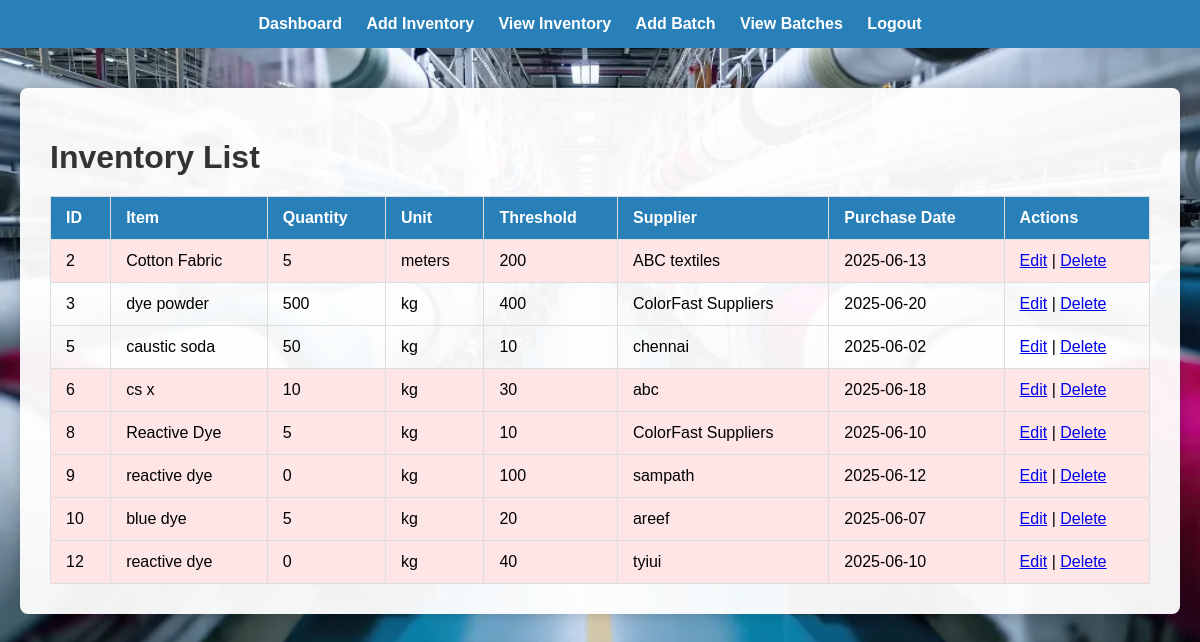
The app's page /view_inventory with its own data.
### tables this page shows
CREATE TABLE inventory (
            id INTEGER PRIMARY KEY AUTOINCREMENT,
            item_name TEXT NOT NULL,
            quantity INTEGER NOT NULL,
            threshold INTEGER NOT NULL,
            unit TEXT,
            supplier_name TEXT,
            purchase_date TEXT
        );

### app.py (the view)
@app.route('/view_inventory')
def view_inventory():
    conn = sqlite3.connect('textile.db')
    conn.row_factory = sqlite3.Row
    cur = conn.cursor()
    cur.execute("SELECT * FROM inventory")
    items = cur.fetchall()
    conn.close()
    return render_template('view_inventory.html', items=items)

### templates/view_inventory.html (shortened to what this page needs)
<!DOCTYPE html>
<html>
<head>
</head>
<body>
    <nav>
        <a href="{{ url_for('dashboard') }}">Dashboard</a>
        <a href="{{ url_for('add_inventory') }}">Add Inventory</a>
        <a href="{{ url_for('view_inventory') }}">View Inventory</a>
        <a href="{{ url_for('add_batch') }}">Add Batch</a>
        <a href="{{ url_for('view_batches') }}">View Batches</a>
        <a href="{{ url_for('logout') }}">Logout</a>
    </nav>
    <div class="container">
        <h1>Inventory List</h1>
        <table>
            <thead>
                <tr>
                    <th>ID</th>
                    <th>Item</th>
                    <th>Quantity</th>
                    <th>Unit</th>
                    <th>Threshold</th>
                    <th>Supplier</th>
                    <th>Purchase Date</th>
                    <th>Actions</th>
                </tr>
            </thead>
            <tbody>
                {% for item in items %}
                <tr class="{% if item['quantity'] <= item['threshold'] %}low-stock{% endif %}">
                    <td>{{ item['id'] }}</td>
                    <td>{{ item['item_name'] }}</td>
                    <td>{{ item['quantity'] }}</td>
                    <td>{{ item['unit'] }}</td>
                    <td>{{ item['threshold'] }}</td>
                    <td>{{ item['supplier_name'] or 'N/A' }}</td>
                    <td>{{ item['purchase_date'] or 'N/A' }}</td>
                    <td>
                        <a href="{{ url_for('edit_inventory', id=item['id']) }}">Edit</a> |
                        <a href="{{ url_for('delete_inventory', id=item['id']) }}" onclick="return confirm('Are you sure you want to delete this item?');">Delete</a>
                    </td>
                </tr>
                {% else %}
                <tr>
                    <td colspan="8" style="text-align:center;">No items found.</td>
                </tr>
                {% endfor %}
            </tbody>
        </table>
    </div>
</body>
</html>

### templates/view_inventory.html (style rules this page uses)
body { font-family: Arial, sans-serif; background-image: url('/static/image/cotton_background.jpg'); background-size: cover; background-position: center; margin: 0; }
nav { background-color: #2980b9; padding: 15px; text-align: center; }
nav a { color: white; margin-right: 20px; text-decoration: none; font-weight: bold; }
.container { background-color: rgba(255, 255, 255, 0.95); max-width: 1100px; margin: 40px auto; padding: 30px; border-radius: 8px; box-shadow: 0 0 15px rgba(0, 0, 0, 0.2); }
h1 { margin-bottom: 20px; color: #333; }
table { width: 100%; border-collapse: collapse; }
th, td { padding: 12px 15px; border: 1px solid #ddd; text-align: left; }
th { background-color: #2980b9; color: white; }
tr.low-stock { background-color: #ffe6e6; }

### records on screen
inventory: id "2", item_name "Cotton Fabric", quantity "5", unit "meters", threshold "200", supplier_name "ABC textiles", purchase_date "2025-06-13"
inventory: id "3", item_name "dye powder", quantity "500", unit "kg", threshold "400", supplier_name "ColorFast Suppliers", purchase_date "2025-06-20"
inventory: id "5", item_name "caustic soda", quantity "50", unit "kg", threshold "10", supplier_name "chennai", purchase_date "2025-06-02"
inventory: id "6", item_name "cs x", quantity "10", unit "kg", threshold "30", supplier_name "abc", purchase_date "2025-06-18"
inventory: id "8", item_name "Reactive Dye", quantity "5", unit "kg", threshold "10", supplier_name "ColorFast Suppliers", purchase_date "2025-06-10"
inventory: id "9", item_name "reactive dye", quantity "0", unit "kg", threshold "100", supplier_name "sampath", purchase_date "2025-06-12"
inventory: id "10", item_name "blue dye", quantity "5", unit "kg", threshold "20", supplier_name "areef", purchase_date "2025-06-07"
inventory: id "12", item_name "reactive dye", quantity "0", unit "kg", threshold "40", supplier_name "tyiui", purchase_date "2025-06-10"
